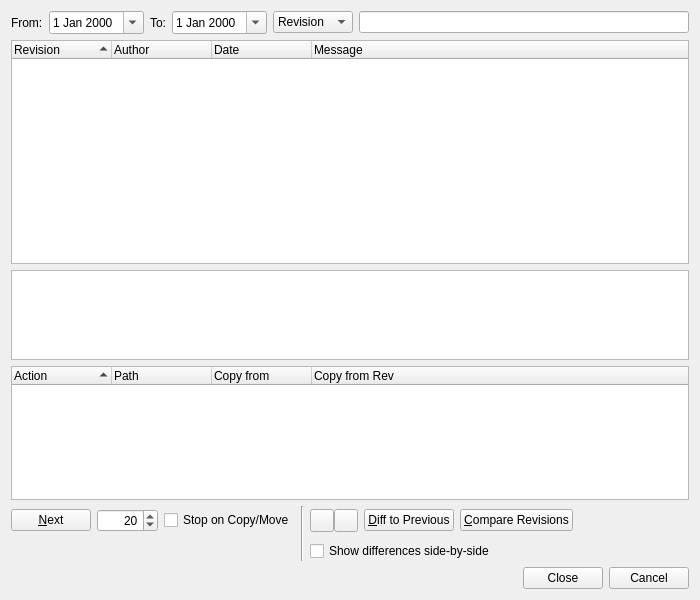
<?xml version="1.0" encoding="UTF-8"?>
<ui version="4.0">
 <class>SvnLogBrowserDialog</class>
 <widget class="QWidget" name="SvnLogBrowserDialog">
  <property name="geometry">
   <rect>
    <x>0</x>
    <y>0</y>
    <width>700</width>
    <height>600</height>
   </rect>
  </property>
  <property name="windowTitle">
   <string>Subversion Log</string>
  </property>
  <layout class="QVBoxLayout" name="verticalLayout">
   <item>
    <layout class="QHBoxLayout">
     <item>
      <widget class="QLabel" name="label">
       <property name="text">
        <string>From:</string>
       </property>
      </widget>
     </item>
     <item>
      <widget class="QDateEdit" name="fromDate">
       <property name="toolTip">
        <string>Enter the start date</string>
       </property>
       <property name="calendarPopup">
        <bool>true</bool>
       </property>
      </widget>
     </item>
     <item>
      <widget class="QLabel" name="label_2">
       <property name="text">
        <string>To:</string>
       </property>
      </widget>
     </item>
     <item>
      <widget class="QDateEdit" name="toDate">
       <property name="toolTip">
        <string>Enter the end date</string>
       </property>
       <property name="calendarPopup">
        <bool>true</bool>
       </property>
      </widget>
     </item>
     <item>
      <widget class="QComboBox" name="fieldCombo">
       <property name="toolTip">
        <string>Select the field to filter on</string>
       </property>
       <item>
        <property name="text">
         <string>Revision</string>
        </property>
       </item>
       <item>
        <property name="text">
         <string>Author</string>
        </property>
       </item>
       <item>
        <property name="text">
         <string>Message</string>
        </property>
       </item>
      </widget>
     </item>
     <item>
      <widget class="E5ClearableLineEdit" name="rxEdit">
       <property name="toolTip">
        <string>Enter the regular expression to filter on</string>
       </property>
      </widget>
     </item>
    </layout>
   </item>
   <item>
    <widget class="QTreeWidget" name="logTree">
     <property name="sizePolicy">
      <sizepolicy hsizetype="Expanding" vsizetype="Expanding">
       <horstretch>0</horstretch>
       <verstretch>5</verstretch>
      </sizepolicy>
     </property>
     <property name="alternatingRowColors">
      <bool>true</bool>
     </property>
     <property name="selectionMode">
      <enum>QAbstractItemView::ExtendedSelection</enum>
     </property>
     <property name="rootIsDecorated">
      <bool>false</bool>
     </property>
     <property name="itemsExpandable">
      <bool>false</bool>
     </property>
     <property name="sortingEnabled">
      <bool>true</bool>
     </property>
     <property name="allColumnsShowFocus">
      <bool>true</bool>
     </property>
     <column>
      <property name="text">
       <string>Revision</string>
      </property>
     </column>
     <column>
      <property name="text">
       <string>Author</string>
      </property>
     </column>
     <column>
      <property name="text">
       <string>Date</string>
      </property>
     </column>
     <column>
      <property name="text">
       <string>Message</string>
      </property>
     </column>
    </widget>
   </item>
   <item>
    <widget class="QTextEdit" name="messageEdit">
     <property name="sizePolicy">
      <sizepolicy hsizetype="Expanding" vsizetype="Expanding">
       <horstretch>0</horstretch>
       <verstretch>2</verstretch>
      </sizepolicy>
     </property>
     <property name="readOnly">
      <bool>true</bool>
     </property>
    </widget>
   </item>
   <item>
    <widget class="QTreeWidget" name="filesTree">
     <property name="sizePolicy">
      <sizepolicy hsizetype="Expanding" vsizetype="Expanding">
       <horstretch>0</horstretch>
       <verstretch>3</verstretch>
      </sizepolicy>
     </property>
     <property name="alternatingRowColors">
      <bool>true</bool>
     </property>
     <property name="rootIsDecorated">
      <bool>false</bool>
     </property>
     <property name="itemsExpandable">
      <bool>false</bool>
     </property>
     <property name="sortingEnabled">
      <bool>true</bool>
     </property>
     <property name="allColumnsShowFocus">
      <bool>true</bool>
     </property>
     <column>
      <property name="text">
       <string>Action</string>
      </property>
     </column>
     <column>
      <property name="text">
       <string>Path</string>
      </property>
     </column>
     <column>
      <property name="text">
       <string>Copy from</string>
      </property>
     </column>
     <column>
      <property name="text">
       <string>Copy from Rev</string>
      </property>
     </column>
    </widget>
   </item>
   <item>
    <layout class="QGridLayout" name="gridLayout">
     <item row="0" column="0">
      <widget class="QPushButton" name="nextButton">
       <property name="toolTip">
        <string>Press to get the next bunch of log entries</string>
       </property>
       <property name="text">
        <string>&amp;Next</string>
       </property>
      </widget>
     </item>
     <item row="0" column="1">
      <widget class="QSpinBox" name="limitSpinBox">
       <property name="toolTip">
        <string>Enter the limit of entries to fetch</string>
       </property>
       <property name="alignment">
        <set>Qt::AlignRight|Qt::AlignTrailing|Qt::AlignVCenter</set>
       </property>
       <property name="minimum">
        <number>1</number>
       </property>
       <property name="maximum">
        <number>10000</number>
       </property>
       <property name="value">
        <number>20</number>
       </property>
      </widget>
     </item>
     <item row="0" column="2">
      <widget class="QCheckBox" name="stopCheckBox">
       <property name="toolTip">
        <string>Select to stop listing log messages at a copy or move</string>
       </property>
       <property name="text">
        <string>Stop on Copy/Move</string>
       </property>
      </widget>
     </item>
     <item row="0" column="3" rowspan="2">
      <widget class="Line" name="line">
       <property name="orientation">
        <enum>Qt::Vertical</enum>
       </property>
      </widget>
     </item>
     <item row="0" column="4">
      <layout class="QHBoxLayout" name="horizontalLayout">
       <property name="spacing">
        <number>0</number>
       </property>
       <item>
        <widget class="QToolButton" name="upButton">
         <property name="toolTip">
          <string>Press to move up in the log list</string>
         </property>
         <property name="autoRepeat">
          <bool>true</bool>
         </property>
        </widget>
       </item>
       <item>
        <widget class="QToolButton" name="downButton">
         <property name="toolTip">
          <string>Press to move down in the log list</string>
         </property>
         <property name="autoRepeat">
          <bool>true</bool>
         </property>
        </widget>
       </item>
      </layout>
     </item>
     <item row="0" column="5">
      <widget class="QPushButton" name="diffPreviousButton">
       <property name="toolTip">
        <string>Press to generate a diff to the previous revision</string>
       </property>
       <property name="text">
        <string>&amp;Diff to Previous</string>
       </property>
      </widget>
     </item>
     <item row="0" column="6">
      <widget class="QPushButton" name="diffRevisionsButton">
       <property name="toolTip">
        <string>Press to compare two revisions</string>
       </property>
       <property name="text">
        <string>&amp;Compare Revisions</string>
       </property>
      </widget>
     </item>
     <item row="0" column="7">
      <spacer>
       <property name="orientation">
        <enum>Qt::Horizontal</enum>
       </property>
       <property name="sizeHint" stdset="0">
        <size>
         <width>38</width>
         <height>29</height>
        </size>
       </property>
      </spacer>
     </item>
     <item row="1" column="4" colspan="3">
      <widget class="QCheckBox" name="sbsCheckBox">
       <property name="toolTip">
        <string>Select to show differences side-by-side</string>
       </property>
       <property name="text">
        <string>Show differences side-by-side</string>
       </property>
      </widget>
     </item>
    </layout>
   </item>
   <item>
    <widget class="QDialogButtonBox" name="buttonBox">
     <property name="orientation">
      <enum>Qt::Horizontal</enum>
     </property>
     <property name="standardButtons">
      <set>QDialogButtonBox::Cancel|QDialogButtonBox::Close</set>
     </property>
    </widget>
   </item>
  </layout>
 </widget>
 <customwidgets>
  <customwidget>
   <class>E5ClearableLineEdit</class>
   <extends>QLineEdit</extends>
   <header>E5Gui/E5LineEdit.h</header>
  </customwidget>
 </customwidgets>
 <tabstops>
  <tabstop>fromDate</tabstop>
  <tabstop>toDate</tabstop>
  <tabstop>fieldCombo</tabstop>
  <tabstop>rxEdit</tabstop>
  <tabstop>logTree</tabstop>
  <tabstop>messageEdit</tabstop>
  <tabstop>filesTree</tabstop>
  <tabstop>nextButton</tabstop>
  <tabstop>limitSpinBox</tabstop>
  <tabstop>stopCheckBox</tabstop>
  <tabstop>upButton</tabstop>
  <tabstop>downButton</tabstop>
  <tabstop>diffPreviousButton</tabstop>
  <tabstop>diffRevisionsButton</tabstop>
  <tabstop>sbsCheckBox</tabstop>
 </tabstops>
 <resources/>
 <connections/>
</ui>
